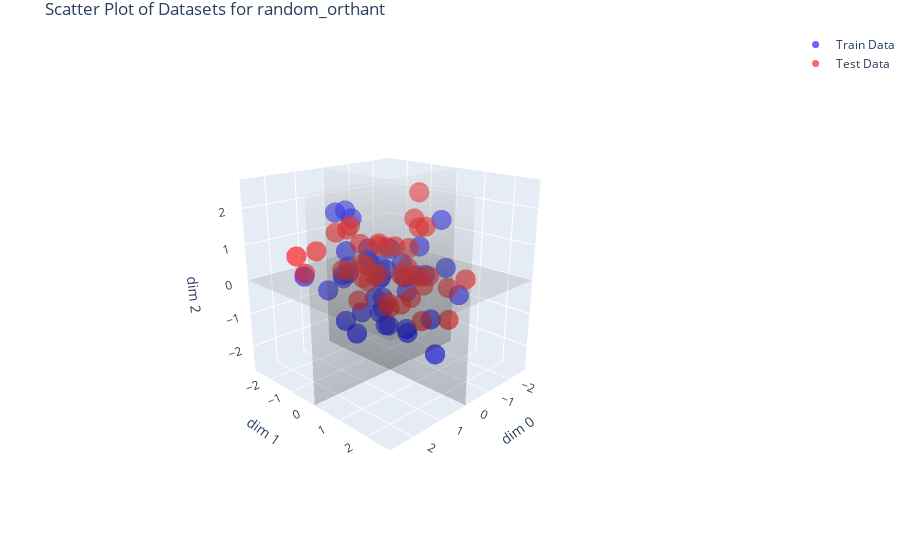

The code cell stored with this chart in its notebook:
### Code cell
# plot with surfaces splitting orthants
x = np.linspace(-max_range - 0.1, max_range + 0.1, 10)
y = np.linspace(-max_range - 0.1, max_range + 0.1, 10)
z = np.linspace(-max_range - 0.1, max_range + 0.1, 10)

xx, yy = np.meshgrid(x, y)
zz = np.zeros_like(xx)
fig.add_trace(go.Surface(x=xx, y=yy, z=zz, colorscale='gray', opacity=0.2, showscale=False))

# Plane along dim 0 - dim 2 (y = 0)
xx, zz = np.meshgrid(x, z)
yy = np.zeros_like(xx)
fig.add_trace(go.Surface(x=xx, y=yy, z=zz, colorscale='gray', opacity=0.2, showscale=False))

# Plane along dim 1 - dim 2 (x = 0)
yy, zz = np.meshgrid(y, z)
xx = np.zeros_like(yy)
fig.add_trace(go.Surface(x=xx, y=yy, z=zz, colorscale='gray', opacity=0.2, showscale=False))
